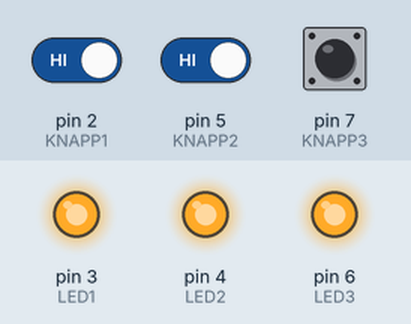
Recording of a sketch running on a simulated Arduino Uno, built with avr-gcc and run on an emulated ATmega328P. Shown: output pins drawn as LEDs (lit = HIGH). Inputs (shaded band) come from the test bench; at power-on: pin 2 (KNAPP1) HIGH, pin 5 (KNAPP2) HIGH, pin 7 (KNAPP3) HIGH. What the sketch prints to the serial monitor is not drawn.

Above: at 1.2 s.
1.3 s: pin 2 (KNAPP1) driven LOW and pin 5 (KNAPP2) driven LOW
4.3 s: pin 2 (KNAPP1) driven HIGH
At 6.0 s:
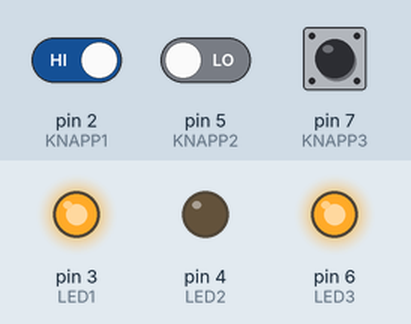
7.3 s: pin 5 (KNAPP2) driven HIGH
At 8.0 s:
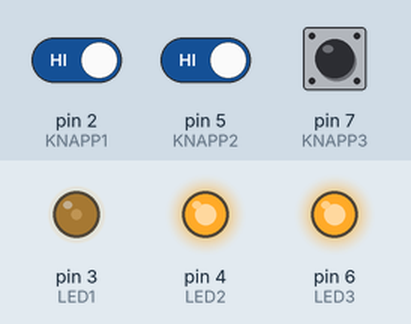
10.3 s: pin 5 (KNAPP2) driven LOW
At 13.1 s:
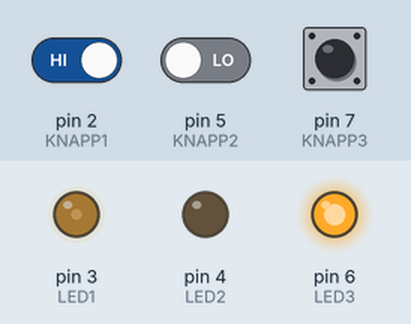
13.3 s: pin 7 (KNAPP3) pulled LOW for 3.2 s
At 15.7 s:
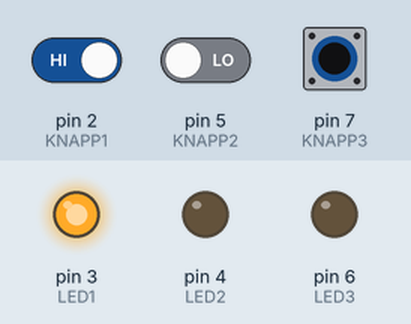
18.0 s: pin 5 (KNAPP2) driven HIGH
At 21.0 s:
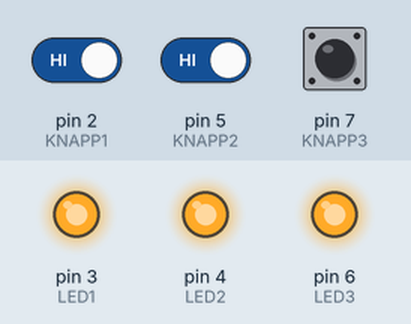
Timing chart, 0 to 22.0 s (numbered marks = the images above; inputs shaded):
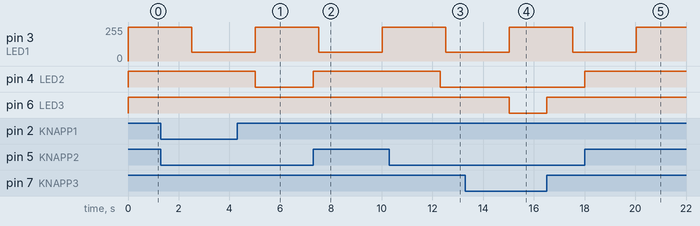

The sketch:

1060test.ino
```cpp
#define KNAPP1 2
#define KNAPP2 5
#define KNAPP3 7

#define LED1 3
#define LED2 4
#define LED3 6

int knapp1State;
int knapp2State;
int knapp3State;

int currentTime;
int previousTime;

const long interval = 5000;
unsigned long previousMillis = 0;
unsigned long currentMillis = 0;

unsigned long knapp1Tid = 0;
unsigned long knapp2Tid = 0;
unsigned long knapp3Tid = 0;

boolean led1Aktiv = false;
boolean led2Aktiv = false;
boolean led3Aktiv = false;


void setup() {
  Serial.begin(9600);
  Serial.print("Starter serial...");

  pinMode(KNAPP1, INPUT_PULLUP);
  pinMode(KNAPP2, INPUT_PULLUP);
  pinMode(KNAPP3, INPUT_PULLUP);

  pinMode(LED1, OUTPUT);
  pinMode(LED2, OUTPUT);
  pinMode(LED3, OUTPUT);
}

void loop() {
  currentMillis = millis();
  Serial.println(currentMillis);

  knapp1State = digitalRead(KNAPP1);
  knapp2State = digitalRead(KNAPP2);
  knapp3State = digitalRead(KNAPP3);

  if (knapp1State == HIGH && led1Aktiv == false) {
    knapp1Tid = currentMillis;
    analogWrite(LED1, 255);
    led1Aktiv = true;
    }
  if (knapp2State == HIGH && led2Aktiv == false) {
    knapp2Tid = currentMillis;
    digitalWrite(LED2, HIGH);
    led2Aktiv = true;
    }
  if (knapp3State == HIGH && led3Aktiv == false) {
    knapp3Tid = currentMillis;
    digitalWrite(LED3, HIGH);
    led3Aktiv = true;
    }

  if (currentMillis - knapp1Tid >= interval/2) {
    analogWrite(LED1,64);
    }

  if (currentMillis - knapp1Tid >= interval) {
    digitalWrite(LED1,LOW);
    led1Aktiv = false;
    }

  if (currentMillis - knapp2Tid >= interval) {
    digitalWrite(LED2,LOW);
    led2Aktiv = false;
    }

  if (currentMillis - knapp3Tid >= interval) {
    digitalWrite(LED3,LOW);
    led3Aktiv = false;
    }
}
```

Measured:
- after the input at 4.3 s, pin 3 (LED1): 64/255 → 255/255 after 0.72 s
- after the input at 7.3 s, pin 4 (LED2): LOW → HIGH at once
- after the input at 10.3 s, pin 4 (LED2): HIGH → LOW after 2.0 s
- after the input at 13.3 s, pin 6 (LED3): HIGH → LOW after 1.7 s, → HIGH 1.5 s later
- after the input at 18.0 s, pin 4 (LED2): LOW → HIGH at once
